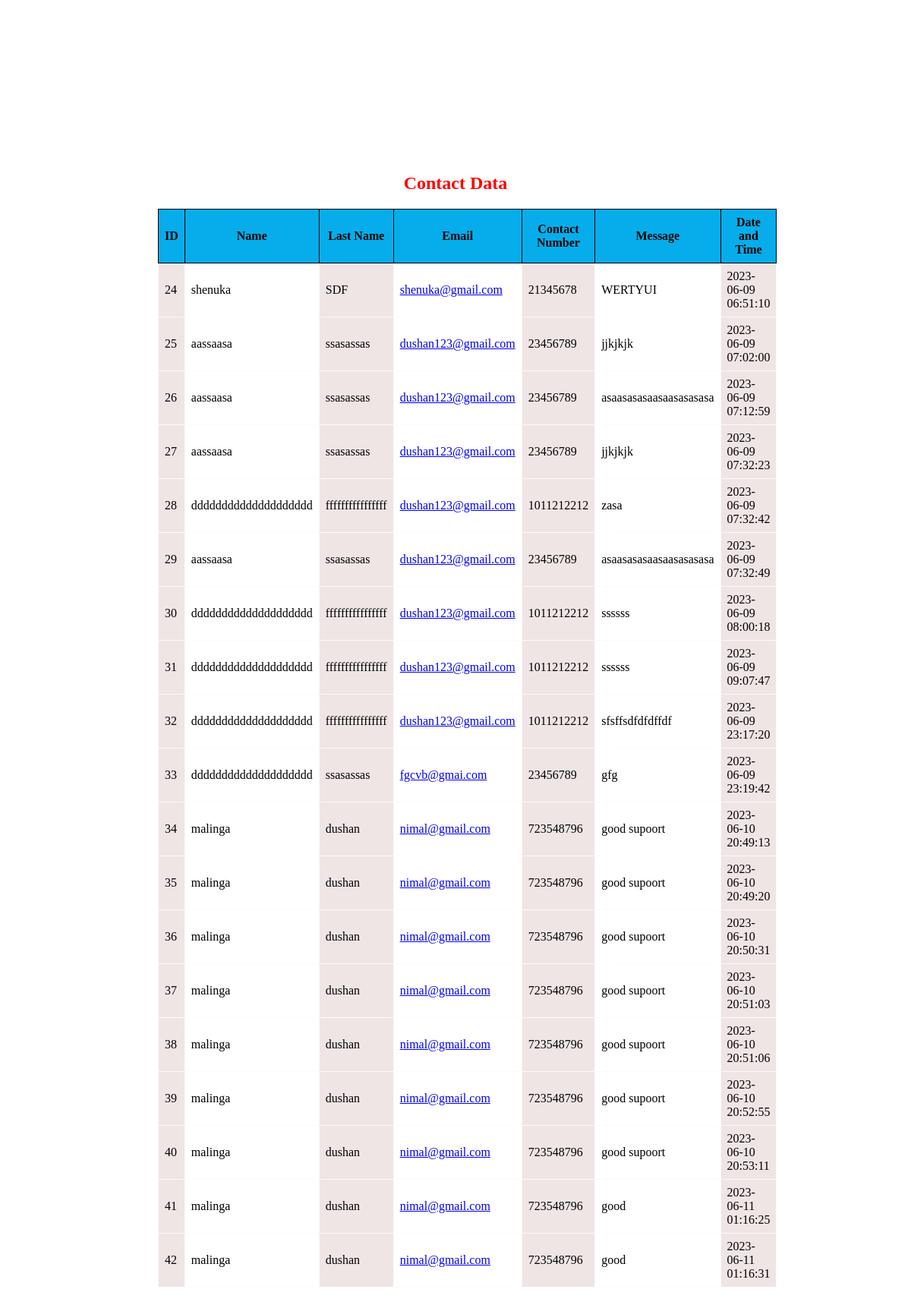
Screenshot of /contactus_reply.php with the database file from the repository.
### tables this page shows
CREATE TABLE `contact` (
  `ID` int(10) NOT NULL,
  `Name` varchar(20) NOT NULL,
  `LastName` varchar(20) NOT NULL,
  `Email` varchar(20) NOT NULL,
  `Con_Number` int(10) NOT NULL,
  `Message` text NOT NULL,
  `Date_Time` datetime NOT NULL DEFAULT current_timestamp()
);

### contactus_reply.php (the view, shortened to what this page needs)
<?php
require "connect.php";
$select_sql = "SELECT * FROM contact";
$result = $conn->query($select_sql);
?>
<!DOCTYPE html>
<html>
<head>
    <link rel="stylesheet" href="contactus.css">
</head>
<body>
   <section class="sect" >
    <h1 class="contactus_h1">Contact Data</h1>
    <table class="table">
        <tr>
            <th>ID</th>
            <th>Name</th>
            <th>Last Name</th>
            <th>Email</th>
            <th>Contact Number</th>
            <th>Message</th>
            <th>Date and Time</th>
        </tr>
        <?php
        if ($result->num_rows > 0) {
            while ($row = $result->fetch_assoc()) {
                echo "<tr>";
                echo "<td>" . $row['ID'] . "</td>";
                echo "<td>" . $row['Name'] . "</td>";
                echo "<td>" . $row['LastName'] . "</td>";
                echo "<td><a href='mailto:" . $row['Email'] . "'>" . $row['Email'] . "</a></td>";
                echo "<td>" . $row['Con_Number'] . "</td>";
                echo "<td>" . $row['Message'] . "</td>";
                echo "<td>" . $row['Date_Time'] . "</td>";
                echo "</tr>";
            }
        } else {
            echo "<tr><td colspan='6'>No data found in the table.</td></tr>";
        }
        ?>
    </table>
</section>
</body>
</html>

### contactus.css (style rules this page uses)
.sect { padding: 200px; background-size: cover; background-position: center; }
.contactus_h1 { text-align: center; }
.table { width: 100%; border-collapse: collapse; }
.table th, .table td { padding: 8px; text-align: left; border-bottom: 1px solid #ddd; }
.table th { background-color: rgb(6, 173, 234); border: 0.5px solid rgb(0, 0, 0); text-align: center; }
.table td { border: 0.5px solid rgb(255, 249, 249); }
.table td:nth-child(odd) { background-color: #00000025; }
.table td:nth-child(odd) { background-color: #efe5e5; }
.contactus_h1 { color: rgb(255, 0, 0); }

### rows the page displays
contact: ID "24", Name "shenuka", LastName "SDF", Email "shenuka@gmail.com", Con_Number "21345678", Message "WERTYUI", Date_Time "2023-06-09 06:51:10"
contact: ID "25", Name "aassaasa", LastName "ssasassas", Email "dushan123@gmail.com", Con_Number "23456789", Message "jjkjkjk", Date_Time "2023-06-09 07:02:00"
contact: ID "26", Name "aassaasa", LastName "ssasassas", Email "dushan123@gmail.com", Con_Number "23456789", Message "asaasasasaasaasasasasa", Date_Time "2023-06-09 07:12:59"
contact: ID "27", Name "aassaasa", LastName "ssasassas", Email "dushan123@gmail.com", Con_Number "23456789", Message "jjkjkjk", Date_Time "2023-06-09 07:32:23"
contact: ID "28", Name "dddddddddddddddddddd", LastName "ffffffffffffffff", Email "dushan123@gmail.com", Con_Number "1011212212", Message "zasa", Date_Time "2023-06-09 07:32:42"
contact: ID "29", Name "aassaasa", LastName "ssasassas", Email "dushan123@gmail.com", Con_Number "23456789", Message "asaasasasaasaasasasasa", Date_Time "2023-06-09 07:32:49"
contact: ID "30", Name "dddddddddddddddddddd", LastName "ffffffffffffffff", Email "dushan123@gmail.com", Con_Number "1011212212", Message "ssssss", Date_Time "2023-06-09 08:00:18"
contact: ID "31", Name "dddddddddddddddddddd", LastName "ffffffffffffffff", Email "dushan123@gmail.com", Con_Number "1011212212", Message "ssssss", Date_Time "2023-06-09 09:07:47"
contact: ID "32", Name "dddddddddddddddddddd", LastName "ffffffffffffffff", Email "dushan123@gmail.com", Con_Number "1011212212", Message "sfsffsdfdfdffdf", Date_Time "2023-06-09 23:17:20"
contact: ID "33", Name "dddddddddddddddddddd", LastName "ssasassas", Email "fgcvb@gmai.com", Con_Number "23456789", Message "gfg", Date_Time "2023-06-09 23:19:42"
contact: ID "34", Name "malinga", LastName "dushan", Email "nimal@gmail.com", Con_Number "723548796", Message "good supoort", Date_Time "2023-06-10 20:49:13"
contact: ID "35", Name "malinga", LastName "dushan", Email "nimal@gmail.com", Con_Number "723548796", Message "good supoort", Date_Time "2023-06-10 20:49:20"
contact: ID "36", Name "malinga", LastName "dushan", Email "nimal@gmail.com", Con_Number "723548796", Message "good supoort", Date_Time "2023-06-10 20:50:31"
contact: ID "37", Name "malinga", LastName "dushan", Email "nimal@gmail.com", Con_Number "723548796", Message "good supoort", Date_Time "2023-06-10 20:51:03"
contact: ID "38", Name "malinga", LastName "dushan", Email "nimal@gmail.com", Con_Number "723548796", Message "good supoort", Date_Time "2023-06-10 20:51:06"
contact: ID "39", Name "malinga", LastName "dushan", Email "nimal@gmail.com", Con_Number "723548796", Message "good supoort", Date_Time "2023-06-10 20:52:55"
contact: ID "40", Name "malinga", LastName "dushan", Email "nimal@gmail.com", Con_Number "723548796", Message "good supoort", Date_Time "2023-06-10 20:53:11"
contact: ID "41", Name "malinga", LastName "dushan", Email "nimal@gmail.com", Con_Number "723548796", Message "good", Date_Time "2023-06-11 01:16:25"
contact: ID "42", Name "malinga", LastName "dushan", Email "nimal@gmail.com", Con_Number "723548796", Message "good", Date_Time "2023-06-11 01:16:31"
